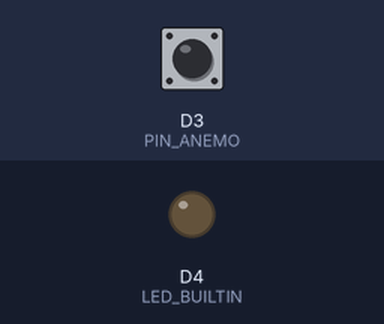
Simulated run of this sketch. Board: ESP8266 (NodeMCU). Parts: output pins drawn as LEDs (lit = HIGH, except the on-board LED, lit = LOW). The inputs (shaded band) are chosen by the test bench; at power-on: D3 (PIN_ANEMO) HIGH. What the sketch prints to the serial monitor is not drawn.

Above: at 1.2 s.
1.3 s: D3 (PIN_ANEMO) pulled LOW for 0.15 s
At 1.37 s:
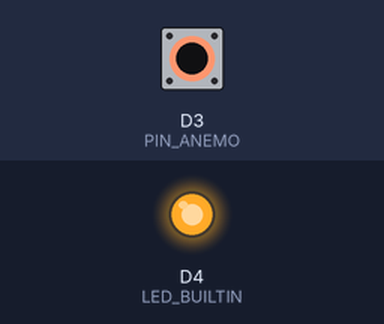
2.9 s: D3 (PIN_ANEMO) pulled LOW for 3.2 s
At 6.8 s:
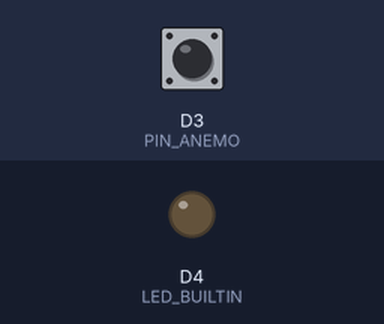
Timing chart, 0 to 8.3 s (numbered marks = the images above; inputs shaded):
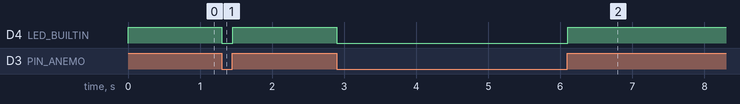

Measured:
- after the input at 1.3 s, D4 (LED_BUILTIN): HIGH → LOW at once, → HIGH 0.15 s later
- after the input at 2.9 s, D4 (LED_BUILTIN): HIGH → LOW at once, → HIGH 3.2 s later

The sketch:

Anemometre_scrutation.ino
```cpp
#define PIN_ANEMO D3
void setup() {
  pinMode(LED_BUILTIN, OUTPUT);
  pinMode(PIN_ANEMO, INPUT_PULLUP);
}

void loop(){
  Serial.begin(9600);

  // on détecte les fronts
  static int nbr_fronds=0;
  static bool anemo_vu=LOW;
  if( digitalRead(PIN_ANEMO) != anemo_vu ){ anemo_vu=!anemo_vu;
    nbr_fronds++;
    digitalWrite(LED_BUILTIN, (nbr_fronds&1));
  }

  // calcul le résultat toutes les 10 secondes
  static unsigned long next_calcul = millis()+10000;
  if( millis()>=next_calcul ){
      int Total_tours_en_10s = nbr_fronds/4;
      nbr_fronds=0;
      next_calcul += 10000;
      int tours_mn = 6*Total_tours_en_10s;
      float vitesse =  tours_mn * 1;   // f(tours_mn)
      Serial.print("Vitesse = ");
      Serial.print(vitesse);
      Serial.print(" Tr/min");
      Serial.print("\n");
  }

}
```
